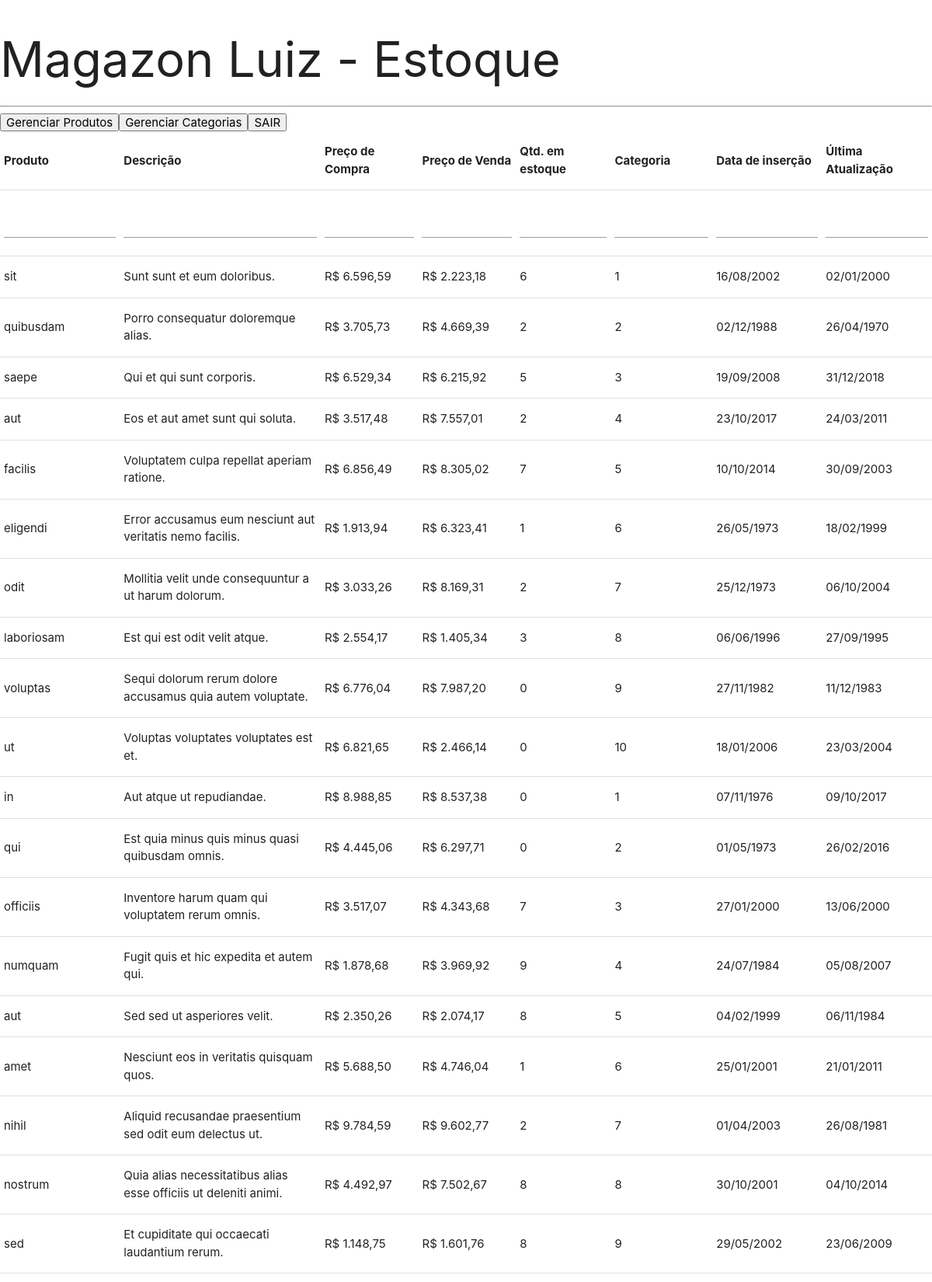
/gerenciarprodutos.php (signed in, upper part), run on the app's committed database.
### tables this page shows
CREATE TABLE IF NOT EXISTS produtos(
	idProduto INT NOT NULL AUTO_INCREMENT,
    nomeProduto VARCHAR(255) NOT NULL,
    descProduto VARCHAR(500),
    precoCompraProduto DECIMAL(10,2) NOT NULL,
    precoVendaProduto DECIMAL(10,2) NOT NULL,
    dataInsercao DATE NOT NULL,
    dataAtualizacao DATE,
    qtdEstoque INT NOT NULL,
    idCategoria INT NOT NULL,
    PRIMARY KEY (idProduto),
    FOREIGN KEY (idCategoria) REFERENCES categorias (idCategoria) ON DELETE CASCADE
);

### gerenciarprodutos.php (the view, shortened to what this page needs)
<?php
require_once 'db_connect.php';
require_once 'head.php';
?>
<?php
$login = mysqli_escape_string($connect, $_SESSION['login']);
$sql = "SELECT nome login FROM usuarios WHERE login = '$login'";
$consulta = mysqli_query($connect, $sql);
if (mysqli_num_rows($consulta) != 1) {
    echo "<text color=\"red\"> ESSA É UMA ÁREA RESTRITA, FAÇA LOGIN.</text> <br> <button type=\"button\" name=\"index\" onclick=\"location.href='index.php'\">LOGIN</button>";
} else {
    echo "<button type=\"button\" name=\"gerenciar-produtos\" onclick=\"location.href='gerenciarprodutos.php'\">Gerenciar Produtos</button>";
    echo "<button type=\"button\" name=\"gerenciar-categorias\" onclick=\"location.href='gerenciarcategorias.php'\">Gerenciar Categorias</button>";
    echo "<button type=\"button\" name=\"sair\" onclick=\"location.href='logout.php'\">SAIR</button>";
$estrutura ='<table>
<tr>
<th>Produto</th>
<th>Descrição</th>
<th>Preço de Compra</th>
<th>Preço de Venda</th>
<th>Qtd. em estoque</th>
<th>Categoria</th>
<th>Data de inserção</th>
<th>Última Atualização</th>
</tr>
<tr>
<td><input type="text" name="novoProduto"></input></td>
<td><input type="text" name="novaDescricao"></input></td>
<td><input type="text" name="novoPrecoCompra"></input></td>
<td><input type="text" name="novoPrecoVenda"></input></td>
<td><input type="text" name="novaQtdEstoque"></input></td>
<td><input type="text" name="novaCategoria"></input></td>
<td><input type="text" name="novaDataInserção"></input></td>
<td><input type="text" name="novaAtualizacao"></input></td>
</tr>
';
echo $estrutura;
$sql = "SELECT * FROM produtos";
$consulta = mysqli_query($connect, $sql);
$tabela = mysqli_fetch_all($consulta);
foreach ($tabela as $key => $value) {
    $precoCompra = 'R$ '.number_format($value[3],2,",",".");
    $precoVenda = 'R$ '.number_format($value[4],2,",",".");
    $dataInsercao = date_format(date_create($value[5]),'d/m/Y');
    $dataAtualizacao = date_format(date_create($value[6]),'d/m/Y');
    echo "<tr><td>$value[1]</td>";
    echo "<td>$value[2]</td>";
    echo "<td>$precoCompra</td>";
    echo "<td>$precoVenda</td>";
    echo "<td>$value[7]</td>";
    echo "<td>$value[8]</td>";
    echo "<td>$dataInsercao</td>";
    echo "<td>$dataAtualizacao</td></tr>";
}
echo '</tr></table>';
}
?>
<?php
require_once 'footer.php';
?>

### data on the page
produtos: nomeProduto "sit", descProduto "Sunt sunt et eum doloribus.", precoCompraProduto "R$ 6.596,59", precoVendaProduto "R$ 2.223,18", qtdEstoque "6", idCategoria "1", dataInsercao "16/08/2002", dataAtualizacao "02/01/2000"
produtos: nomeProduto "quibusdam", descProduto "Porro consequatur doloremque alias.", precoCompraProduto "R$ 3.705,73", precoVendaProduto "R$ 4.669,39", qtdEstoque "2", idCategoria "2", dataInsercao "02/12/1988", dataAtualizacao "26/04/1970"
produtos: nomeProduto "saepe", descProduto "Qui et qui sunt corporis.", precoCompraProduto "R$ 6.529,34", precoVendaProduto "R$ 6.215,92", qtdEstoque "5", idCategoria "3", dataInsercao "19/09/2008", dataAtualizacao "31/12/2018"
produtos: nomeProduto "aut", descProduto "Eos et aut amet sunt qui soluta.", precoCompraProduto "R$ 3.517,48", precoVendaProduto "R$ 7.557,01", qtdEstoque "2", idCategoria "4", dataInsercao "23/10/2017", dataAtualizacao "24/03/2011"
produtos: nomeProduto "facilis", descProduto "Voluptatem culpa repellat aperiam ratione.", precoCompraProduto "R$ 6.856,49", precoVendaProduto "R$ 8.305,02", qtdEstoque "7", idCategoria "5", dataInsercao "10/10/2014", dataAtualizacao "30/09/2003"
produtos: nomeProduto "eligendi", descProduto "Error accusamus eum nesciunt aut veritatis nemo facilis.", precoCompraProduto "R$ 1.913,94", precoVendaProduto "R$ 6.323,41", qtdEstoque "1", idCategoria "6", dataInsercao "26/05/1973", dataAtualizacao "18/02/1999"
produtos: nomeProduto "odit", descProduto "Mollitia velit unde consequuntur a ut harum dolorum.", precoCompraProduto "R$ 3.033,26", precoVendaProduto "R$ 8.169,31", qtdEstoque "2", idCategoria "7", dataInsercao "25/12/1973", dataAtualizacao "06/10/2004"
produtos: nomeProduto "laboriosam", descProduto "Est qui est odit velit atque.", precoCompraProduto "R$ 2.554,17", precoVendaProduto "R$ 1.405,34", qtdEstoque "3", idCategoria "8", dataInsercao "06/06/1996", dataAtualizacao "27/09/1995"
produtos: nomeProduto "voluptas", descProduto "Sequi dolorum rerum dolore accusamus quia autem voluptate.", precoCompraProduto "R$ 6.776,04", precoVendaProduto "R$ 7.987,20", qtdEstoque "0", idCategoria "9", dataInsercao "27/11/1982", dataAtualizacao "11/12/1983"
produtos: nomeProduto "ut", descProduto "Voluptas voluptates voluptates est et.", precoCompraProduto "R$ 6.821,65", precoVendaProduto "R$ 2.466,14", qtdEstoque "0", idCategoria "10", dataInsercao "18/01/2006", dataAtualizacao "23/03/2004"
produtos: nomeProduto "in", descProduto "Aut atque ut repudiandae.", precoCompraProduto "R$ 8.988,85", precoVendaProduto "R$ 8.537,38", qtdEstoque "0", idCategoria "1", dataInsercao "07/11/1976", dataAtualizacao "09/10/2017"
produtos: nomeProduto "qui", descProduto "Est quia minus quis minus quasi quibusdam omnis.", precoCompraProduto "R$ 4.445,06", precoVendaProduto "R$ 6.297,71", qtdEstoque "0", idCategoria "2", dataInsercao "01/05/1973", dataAtualizacao "26/02/2016"
produtos: nomeProduto "officiis", descProduto "Inventore harum quam qui voluptatem rerum omnis.", precoCompraProduto "R$ 3.517,07", precoVendaProduto "R$ 4.343,68", qtdEstoque "7", idCategoria "3", dataInsercao "27/01/2000", dataAtualizacao "13/06/2000"
produtos: nomeProduto "numquam", descProduto "Fugit quis et hic expedita et autem qui.", precoCompraProduto "R$ 1.878,68", precoVendaProduto "R$ 3.969,92", qtdEstoque "9", idCategoria "4", dataInsercao "24/07/1984", dataAtualizacao "05/08/2007"
produtos: nomeProduto "aut", descProduto "Sed sed ut asperiores velit.", precoCompraProduto "R$ 2.350,26", precoVendaProduto "R$ 2.074,17", qtdEstoque "8", idCategoria "5", dataInsercao "04/02/1999", dataAtualizacao "06/11/1984"
produtos: nomeProduto "amet", descProduto "Nesciunt eos in veritatis quisquam quos.", precoCompraProduto "R$ 5.688,50", precoVendaProduto "R$ 4.746,04", qtdEstoque "1", idCategoria "6", dataInsercao "25/01/2001", dataAtualizacao "21/01/2011"
produtos: nomeProduto "nihil", descProduto "Aliquid recusandae praesentium sed odit eum delectus ut.", precoCompraProduto "R$ 9.784,59", precoVendaProduto "R$ 9.602,77", qtdEstoque "2", idCategoria "7", dataInsercao "01/04/2003", dataAtualizacao "26/08/1981"
produtos: nomeProduto "nostrum", descProduto "Quia alias necessitatibus alias esse officiis ut deleniti animi.", precoCompraProduto "R$ 4.492,97", precoVendaProduto "R$ 7.502,67", qtdEstoque "8", idCategoria "8", dataInsercao "30/10/2001", dataAtualizacao "04/10/2014"
produtos: nomeProduto "sed", descProduto "Et cupiditate qui occaecati laudantium rerum.", precoCompraProduto "R$ 1.148,75", precoVendaProduto "R$ 1.601,76", qtdEstoque "8", idCategoria "9", dataInsercao "29/05/2002", dataAtualizacao "23/06/2009"
